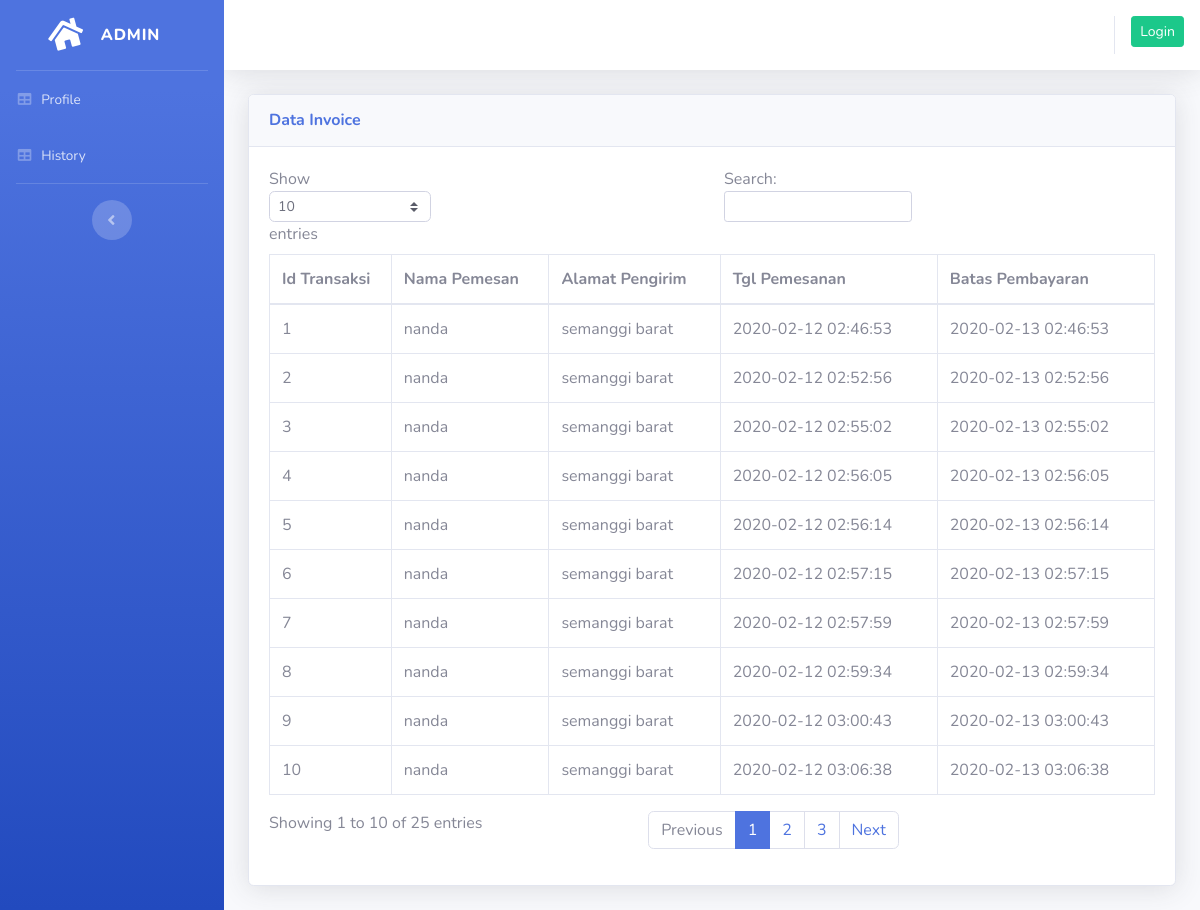
Page /Proyek/index.php/history on the committed database.
### tables this page shows
CREATE TABLE `transaksi` (
  `id` int(11) NOT NULL,
  `nama` varchar(100) NOT NULL,
  `alamat` varchar(100) NOT NULL,
  `tglPesan` datetime NOT NULL,
  `batasBayar` datetime NOT NULL
);

### Proyek/application/controllers/History.php (called while the page is built, shortened)
<?php
    class History extends CI_Controller {
        public function index()
        {
            $data['invoice'] = $this->model_history->tampil_data();
            $this->load->view('Template_user/header');
            $this->load->view('Template_user/sidebar');
            $this->load->view('Admin/History',$data) ;
            $this->load->view('Template_user/footer');
        }
    }
?>

### Proyek/index.php (called while the page is built, shortened)
<?php
require_once BASEPATH.'core/CodeIgniter.php';

### Proyek/application/models/model_history.php (called while the page is built, shortened)
<?php
    class model_history extends CI_Model {
        public function tampil_data(){
            $result = $this->db->get('transaksi');
            if($result->num_rows() > 0){
                return $result->result();
            }else {
                return FALSE;
            }
        }
    }
?>

### Proyek/application/views/Admin/History.php (the view)
<div class="container-fluid">
<div class="card shadow mb-4">
<div class="card-header py-3">
    <h6 class="m-0 font-weight-bold text-primary">Data Invoice</h6>
</div>
<div class="card-body">
    <div class="table-responsive">
    <table class="table table-bordered" id="dataTable" width="100%" cellspacing="0">
        <thead>
        <tr>
            <th>Id Transaksi</th>
            <th>Nama Pemesan</th>
            <th>Alamat Pengirim</th>
            <th>Tgl Pemesanan</th>
            <th>Batas Pembayaran</th>
        </tr>
        </thead>
        <tbody>
        <?php foreach($invoice as $inv):?>
            <tr>
                <td><?php echo $inv->id ?></td>
                <td><?php echo $inv->nama ?></td>
                <td><?php echo $inv->alamat ?></td>
                <td><?php echo $inv->tglPesan ?></td>
                <td><?php echo $inv->batasBayar ?></td>
            </tr>
        <?php endforeach; ?>
        </tbody>
    </table>
    </div>
</div>
</div>
</div>

### rows in the picture
transaksi: id "1", nama "nanda", alamat "semanggi barat", tglPesan "2020-02-12 02:46:53", batasBayar "2020-02-13 02:46:53"
transaksi: id "2", nama "nanda", alamat "semanggi barat", tglPesan "2020-02-12 02:52:56", batasBayar "2020-02-13 02:52:56"
transaksi: id "3", nama "nanda", alamat "semanggi barat", tglPesan "2020-02-12 02:55:02", batasBayar "2020-02-13 02:55:02"
transaksi: id "4", nama "nanda", alamat "semanggi barat", tglPesan "2020-02-12 02:56:05", batasBayar "2020-02-13 02:56:05"
transaksi: id "5", nama "nanda", alamat "semanggi barat", tglPesan "2020-02-12 02:56:14", batasBayar "2020-02-13 02:56:14"
transaksi: id "6", nama "nanda", alamat "semanggi barat", tglPesan "2020-02-12 02:57:15", batasBayar "2020-02-13 02:57:15"
transaksi: id "7", nama "nanda", alamat "semanggi barat", tglPesan "2020-02-12 02:57:59", batasBayar "2020-02-13 02:57:59"
transaksi: id "8", nama "nanda", alamat "semanggi barat", tglPesan "2020-02-12 02:59:34", batasBayar "2020-02-13 02:59:34"
transaksi: id "9", nama "nanda", alamat "semanggi barat", tglPesan "2020-02-12 03:00:43", batasBayar "2020-02-13 03:00:43"
transaksi: id "10", nama "nanda", alamat "semanggi barat", tglPesan "2020-02-12 03:06:38", batasBayar "2020-02-13 03:06:38"
